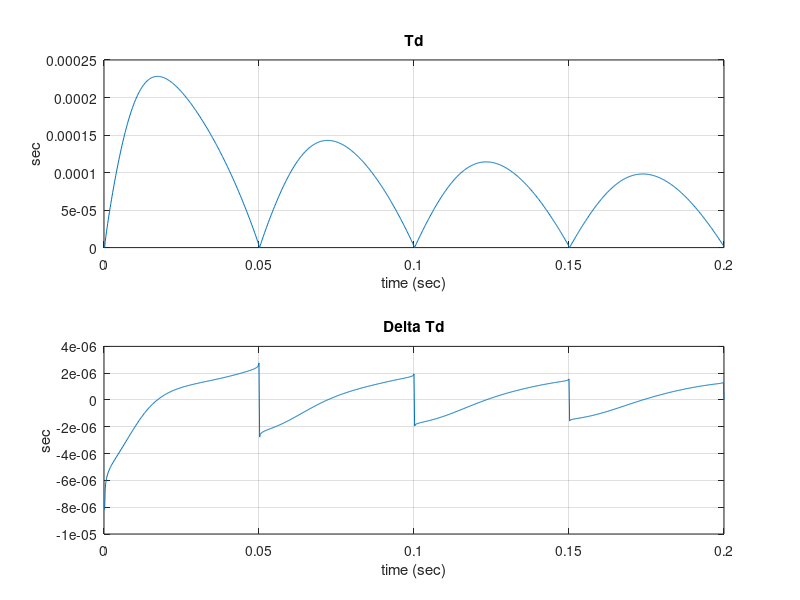
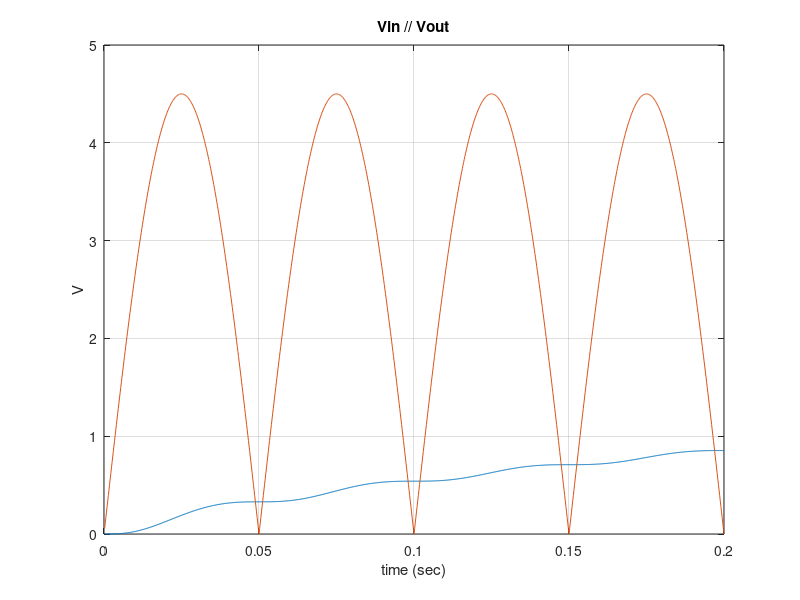
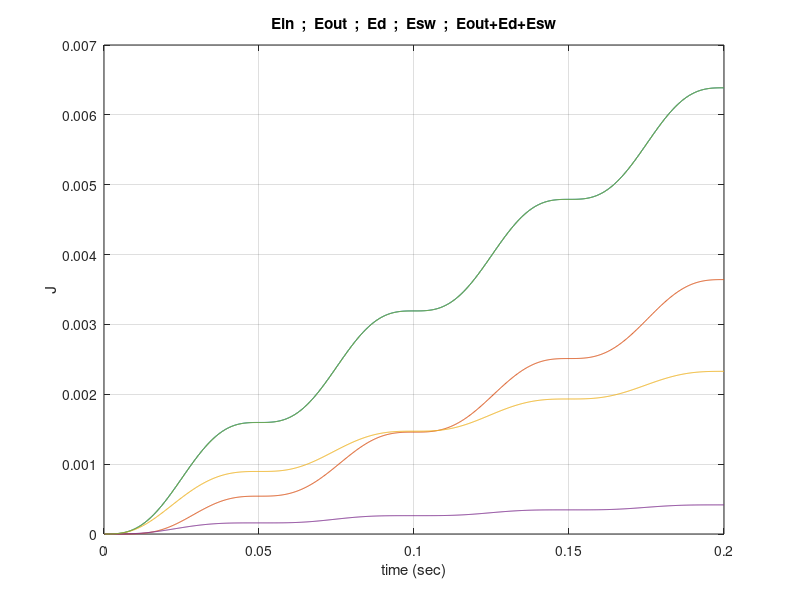
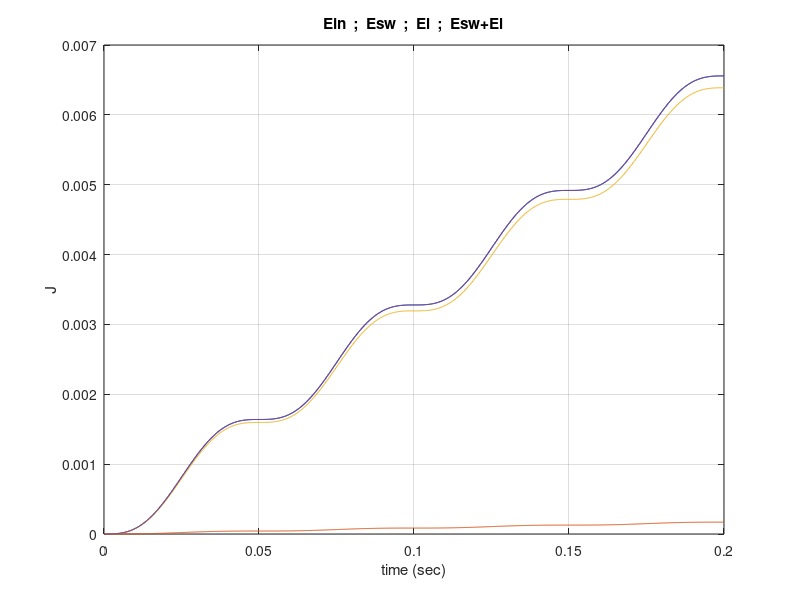

The MATLAB source for these figures, in order:
%%%%%%%%%%%%%%%%%%%%%%%%%%%%%%%%%%%%%%%%%%%%%%%%%%%%%%%%%%%%%%%%%%
%%%%%%%%                 Initialisation                   %%%%%%%%
%%%%%%%%%%%%%%%%%%%%%%%%%%%%%%%%%%%%%%%%%%%%%%%%%%%%%%%%%%%%%%%%%%
L = 470e-6; % 470 uH
C=10e-3;  %10 mF
Rsw = 0.5;%switch ON resistance
%Vd=300e-3;  % 300 mV
Vt = 25.4e-3; % thermal voltage
Is = 2e-6; %leakeage current
Vip = 9;% V input peak
f = 10;% Vin freq
T = 1/f;% period
W = 2*pi*f;
Vo = 0; % Vo initial =0
Ton = 25e-6;  %25 us
Tck = 200e-6;  %200 us

%% Input the simulation time

prompt = {'Enter simulation time in sec:'};
dlg_title = 'Input';
num_lines = 1;
defaultans = {'0.2'};
answer = inputdlg(prompt,dlg_title,num_lines,defaultans);
time = str2num(cell2mat(answer));
N=time/200e-6;  %t = N*Tck = 1000*200us = 200 ms


t = Tck*(1:N); %Horizontal axis scale
Vi = Vip*sin(W*t);
Vi = abs(Vi)/2;%full wave rectificaion
%Vi = ones(1,N)*9;
%plot(t,Vi)
Ip = 0;%initial Ipeak
Irms = 0;%initial Irms
Vsw = 0;%initial Vswitch
Td = zeros(1,N);
V = zeros(1,N);
Eil = zeros(1,N);%Ein delivered to the coil
Ei = zeros(1,N);%Ein delivered to the circuit
Ed = zeros(1,N);
Esw = zeros(1,N);
Esw1 = zeros(1,N);
%VD = zeros(1,N);
DeltaT = zeros(1,N);

%%%%%%%%%%%%%%%%%%%%%%%%%%%%%%%%%%%%%%%%%%%%%%%%%%%%%%%%%%%%%%%%%%
%%%%%%%%                    For loop                      %%%%%%%%
%%%%%%%%%%%%%%%%%%%%%%%%%%%%%%%%%%%%%%%%%%%%%%%%%%%%%%%%%%%%%%%%%%
for i = 1:(N-1) 
Ip = Vi(i)*Ton/(L+Rsw*Ton);
Iavg = Ip/2;
Vsw = Iavg*Rsw;
Vd = Vt*log(1+(Iavg/Is));
%VD(i+1)=Vd;
Ei(i+1) = Vi(i)*Iavg*Ton+Ei(i);
Eil(i+1) = L*(Ton*Vi(i))^2/(2*(L+Rsw*Ton)^2)+Eil(i);
Esw1(i+1) = 2*Rsw*Iavg^2*Ton+Esw1(i);
v=V(i);
v=(L*Ip^2)/(2*C*(v+Vd+Vsw))+v;
V(i+1) = v;
Td(i+1) = (L*Ip)/(Vd+v+Vsw);
Ed(i+1)=(Vd*Iavg)*Td(i+1)+Ed(i);
Esw(i+1) = Rsw*Iavg^2*Td(i+1)+Esw(i);
DeltaT(i) = Td(i)-Td(i+1);
end

%% Energy and efficiency calculaion
Eo = C/2*V.^2;
eff = 100*Eo./Ei;


%%%%%%%%%%%%%%%%%%%%%%%%%%%%%%%%%%%%%%%%%%%%%%%%%%%%%%%%%%%%%%%%%%
%%%%%%%%                      Plot                        %%%%%%%%
%%%%%%%%%%%%%%%%%%%%%%%%%%%%%%%%%%%%%%%%%%%%%%%%%%%%%%%%%%%%%%%%%%

%% Discharge time
figure
subplot(2, 1, 1);
plot(t,Td)
title('Td');
xlabel('time (sec)')
ylabel('sec')
grid on
subplot(2, 1, 2);
plot(t,DeltaT);
xlabel('time (sec)')
ylabel('sec')
title('Delta Td');
grid on

%% Voltage
figure
plot(t,V)
title('Vin // Vout')
xlabel('time (sec)')
ylabel('V')
grid on
hold
plot(t,Vi)

%% Energy
figure
plot(t,Eil)
title('Ein  ;  Eout  ;  Ed  ;  Esw  ;  Eout+Ed+Esw')
xlabel('time (sec)')
ylabel('J')
grid on
hold
plot(t,Eo)
plot(t,Ed)
plot(t,Esw)
plot(t,Eo+Ed+Esw)

figure
plot(t,Ei)
title('Ein  ;  Esw  ;  El  ;  Esw+El')
xlabel('time (sec)')
ylabel('J')
grid on
hold
plot(t,Esw1)
plot(t,Eil)
plot(t,Esw1+Eil)

%% Power
figure
%plot(t,Eil./t)
%title('Pin  ;  Pout  ;  Pd  ;  Psw  ;  Pout+Pd+Psw')
title('Pin  ;  Psw1  ;  Pl   ;  Pd  ;  Psw2 ; Pout ')
xlabel('time (sec)')
ylabel('W')
grid on
hold
plot(t,Ei./t)
plot(t,Esw1./t)
plot(t,Eil./t)
plot(t,Ed./t)
plot(t,Esw./t)
plot(t,Eo./t)
%plot(t,(Eo+Ed+Esw)./t)

%figure

%title('Pin  ;  Psw  ;  Pl  ;  Psw+Pl')
%xlabel('time (sec)')
%ylabel('W')
%grid on
%hold

%plot(t,(Esw1+Eil)./t)

%% Effieciency
figure
plot(t,eff);
xlabel('time (sec)')
ylabel('%')
title('Efficiency');
grid on

V1=V;
eff1=eff;